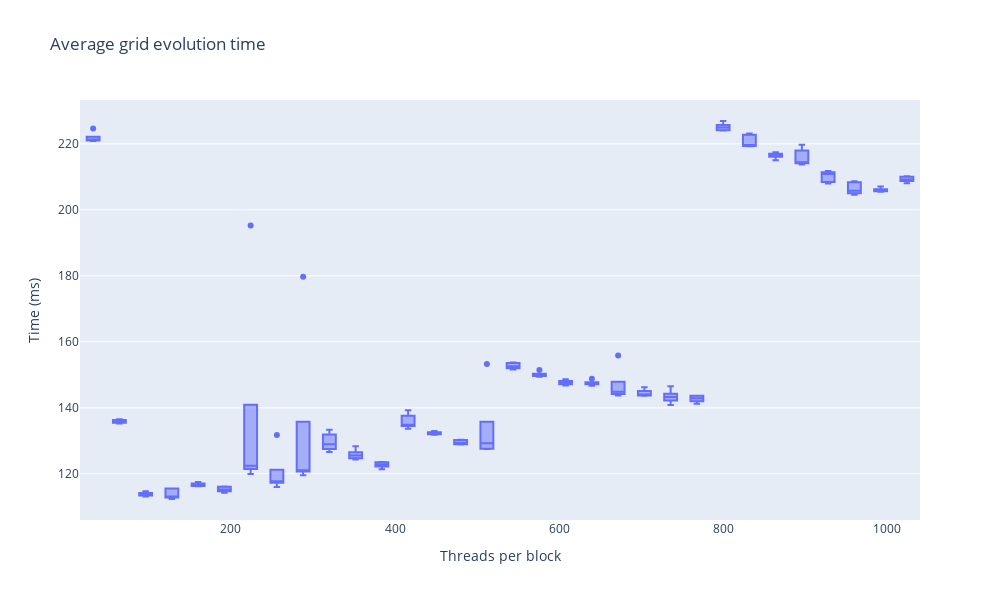

Notebook cell for this chart:
### Code cell
gdf = k_df[k_df['size'] == 4096]
fig = go.Figure(go.Box(x=gdf['threads'], y=gdf['totalEvolveTime']/1e6))
fig.update_layout(title="Average grid evolution time", xaxis_title='Threads per block', yaxis_title="Time (ms)", width=plot_width, height=plot_height, barmode='stack', xaxis={'categoryorder':'total ascending'})
fig.show()

### Figure 1 — Plotly figure (JSON) as saved in the notebook; plotly's stock layout.template omitted (floating-point values rounded to 4 significant figures; data arrays with more than 128 entries replaced by an {"elided": "..."} marker saying what was removed)
{"data": [{"type": "box", "x": {"elided": "160 int values"}, "y": {"elided": "160 float values"}}], "layout": {"barmode": "stack", "height": 600, "title": {"text": "Average grid evolution time"}, "width": 1000, "xaxis": {"categoryorder": "total ascending", "title": {"text": "Threads per block"}}, "yaxis": {"title": {"text": "Time (ms)"}}}}
